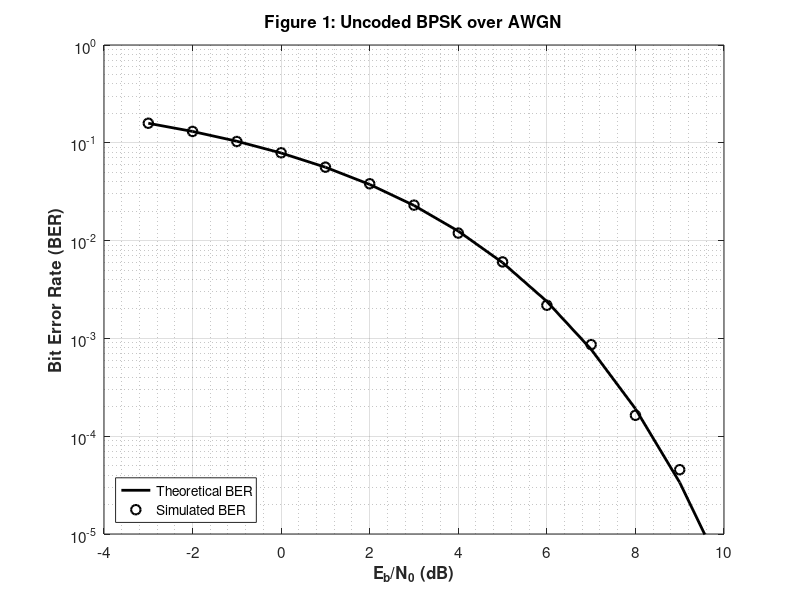

This chart was generated by the following MATLAB code:
%% ============================================================
%  Problem 3: Uncoded BPSK over AWGN Channel
% ============================================================
clc;
clear;
close all;

%% ================= PARAMETERS ===============================
EbN0_dB = -3:1:10;              % Eb/No range in dB
EbN0_lin = 10.^(EbN0_dB/10);    % Linear scale
Eb = 1;                         % Energy per bit
A = sqrt(Eb);                   % BPSK amplitude
Nbits = 110000;                    % Number of Monte-Carlo bits

%% ================= THEORETICAL BER ==========================
BER_theory = 0.5 * erfc(sqrt(EbN0_lin));

%% ================= MONTE-CARLO SIMULATION ===================
BER_sim = zeros(size(EbN0_dB));

% Generate random information bits
tx_bits = randi([0 1], Nbits, 1);

% BPSK mapping: 0 → -A , 1 → +A
tx_symbols = A * (2*tx_bits - 1);

for k = 1:length(EbN0_dB)
    
    % Noise variance
    sigma = sqrt((Eb/2) / EbN0_lin(k));
    
    % AWGN
    noise = sigma * randn(Nbits,1);
    rx_symbols = tx_symbols + noise;
    
    % Hard decision detector
    rx_bits = rx_symbols > 0;
    
    % BER computation
    BER_sim(k) = mean(rx_bits ~= tx_bits);
end

%% ===================== PLOTTING ==============================
figure;
plot(EbN0_dB, BER_theory, 'k-', 'LineWidth', 2); hold on;
plot(EbN0_dB, BER_sim, 'ko', 'MarkerSize', 7, 'LineWidth', 1.5);

grid on; grid minor;
xlabel('E_b/N_0 (dB)', 'FontSize', 12, 'FontWeight','bold');
ylabel('Bit Error Rate (BER)', 'FontSize', 12, 'FontWeight','bold');
title('Figure 1: Uncoded BPSK over AWGN', 'FontSize', 14, 'FontWeight','bold');
legend('Theoretical BER', 'Simulated BER', 'Location','southwest');

ylim([1e-5 1]);
set(gca,'YScale','log','FontSize',11);
